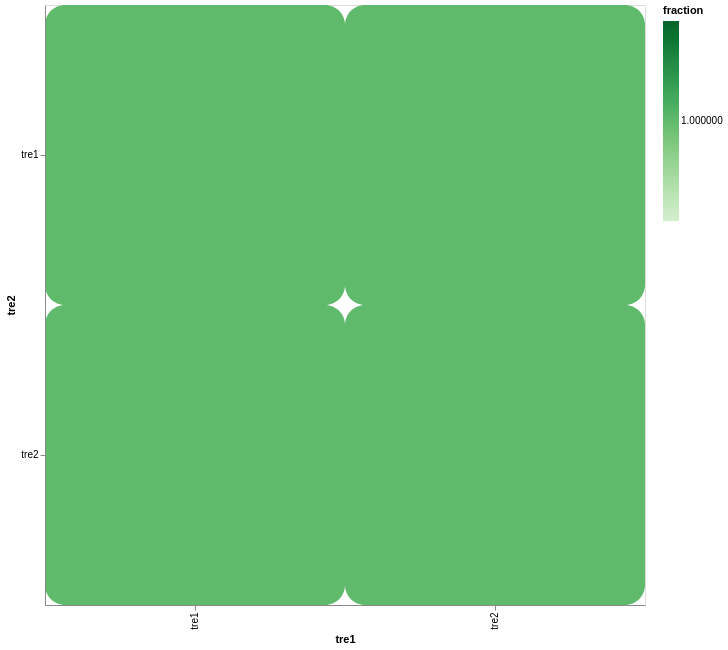

Here is the notebook cell this chart was saved with:
### Code cell
codesets.plot_count_heatmap().properties(width=600, height=600)

### Figure 1 — Vega-Lite specification as saved in the notebook (floating-point values rounded to 4 significant figures)
{"config": {"view": {"continuousWidth": 300, "continuousHeight": 300}}, "data": {"name": "data-38db00f398052e6e1e428cd43decdbaa"}, "mark": {"type": "rect", "cornerRadius": 20}, "encoding": {"color": {"field": "fraction", "scale": {"scheme": "greens"}, "type": "quantitative"}, "tooltip": {"field": "count", "type": "quantitative"}, "x": {"field": "tre1", "type": "nominal"}, "y": {"field": "tre2", "type": "nominal"}}, "height": 600, "width": 600, "$schema": "https://vega.github.io/schema/vega-lite/v6.1.0.json", "datasets": {"data-38db00f398052e6e1e428cd43decdbaa": [{"tre1": "tre1", "tre2": "tre1", "count": 48, "fraction": 1.0}, {"tre1": "tre1", "tre2": "tre2", "count": 48, "fraction": 1.0}, {"tre1": "tre2", "tre2": "tre1", "count": 48, "fraction": 1.0}, {"tre1": "tre2", "tre2": "tre2", "count": 48, "fraction": 1.0}]}}
